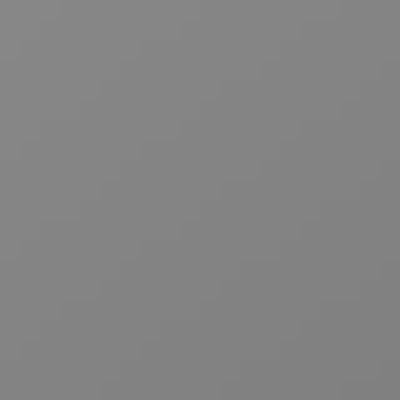
Frame 1 (no input)
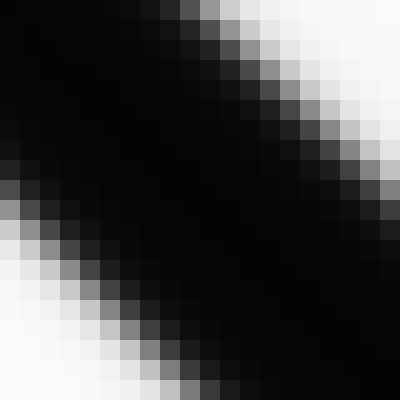
Frame 60 (no input)
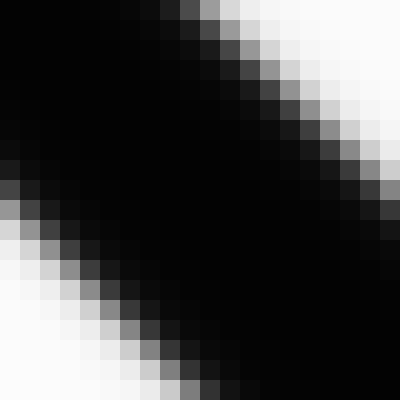
Frame 120 (the mouse pressed at the canvas centre since frame 60)

The p5.js sketch that drew these frames (run headless with seeded random() and noise() and a simulated clock; from frame 60 on, the mouse is pressed at the canvas centre):

// p5.js sketch
// ── sketch.js
let nn;
let training_data = [{
  inputs: [0, 0],
  targets: [0]
}, {
  inputs: [1, 0],
  targets: [1]
}, {
  inputs: [0, 1],
  targets: [1]
}, {
  inputs: [1, 1],
  targets: [0]
}];

let lr_slider;

function setup() {
  createCanvas(400, 400);
  nn = new NeuralNetwork(2, 2, 1);
  lr_slider = createSlider(0.01, 0.1, 0.05, 0.01);

}

function draw() {
  background(0);

  nn.learning_rate = lr_slider.value();

  for (let i = 0; i < 5000; i++) {
    let data = random(training_data);
    nn.train(data.inputs, data.targets);
  }

  let resolution = 20;
  let cols = floor(width / resolution);
  let rows = floor(height / resolution);

  for (let i = 0; i < cols; i++) {
    for (let j = 0; j < rows; j++) {
      let x = i * resolution;
      let y = j * resolution;
      let input_1 = i / (cols - 1);
      let input_2 = j / (rows - 1);
      //console.log([input_1, input_2])
      let output = nn.feedforward([input_1, input_2]);
      let col = output[0] * 255;
      fill(col);
      noStroke();
      rect(x, y, resolution, resolution);
    }
  }



}
// ── matrix.js
// let m = new Matrix(3,2);


class Matrix {
    constructor(rows, cols) {
      this.rows = rows;
      this.cols = cols;
      this.data = [];
  
      for (let i = 0; i < this.rows; i++) {
        this.data[i] = [];
        for (let j = 0; j < this.cols; j++) {
          this.data[i][j] = 0;
        }
      }
    }
  
    static fromArray(arr) {
      let m = new Matrix(arr.length, 1);
      for (let i = 0; i < arr.length; i++) {
        m.data[i][0] = arr[i];
      }
      return m;
    }
  
    static subtract(a, b) {
      // Return a new Matrix a-b
      let result = new Matrix(a.rows, a.cols);
      for (let i = 0; i < result.rows; i++) {
        for (let j = 0; j < result.cols; j++) {
          result.data[i][j] = a.data[i][j] - b.data[i][j];
        }
      }
      return result;
    }
  
    toArray() {
      let arr = [];
      for (let i = 0; i < this.rows; i++) {
        for (let j = 0; j < this.cols; j++) {
          arr.push(this.data[i][j]);
        }
      }
      return arr;
    }
  
    randomize() {
      for (let i = 0; i < this.rows; i++) {
        for (let j = 0; j < this.cols; j++) {
          this.data[i][j] = Math.random() * 2 - 1;
        }
      }
    }
  
    add(n) {
      if (n instanceof Matrix) {
        for (let i = 0; i < this.rows; i++) {
          for (let j = 0; j < this.cols; j++) {
            this.data[i][j] += n.data[i][j];
          }
        }
      } else {
        for (let i = 0; i < this.rows; i++) {
          for (let j = 0; j < this.cols; j++) {
            this.data[i][j] += n;
          }
        }
      }
    }
  
    static transpose(matrix) {
      let result = new Matrix(matrix.cols, matrix.rows);
      for (let i = 0; i < matrix.rows; i++) {
        for (let j = 0; j < matrix.cols; j++) {
          result.data[j][i] = matrix.data[i][j];
        }
      }
      return result;
    }
  
    static multiply(a, b) {
      // Matrix product
      if (a.cols !== b.rows) {
        console.log('Columns of A must match rows of B.')
        return undefined;
      }
      let result = new Matrix(a.rows, b.cols);
      for (let i = 0; i < result.rows; i++) {
        for (let j = 0; j < result.cols; j++) {
          // Dot product of values in col
          let sum = 0;
          for (let k = 0; k < a.cols; k++) {
            sum += a.data[i][k] * b.data[k][j];
          }
          result.data[i][j] = sum;
        }
      }
      return result;
    }
  
    multiply(n) {
      if (n instanceof Matrix) {
        // hadamard product
        for (let i = 0; i < this.rows; i++) {
          for (let j = 0; j < this.cols; j++) {
            this.data[i][j] *= n.data[i][j];
          }
        }
      } else {
        // Scalar product
        for (let i = 0; i < this.rows; i++) {
          for (let j = 0; j < this.cols; j++) {
            this.data[i][j] *= n;
          }
        }
      }
    }
  
    map(func) {
      // Apply a function to every element of matrix
      for (let i = 0; i < this.rows; i++) {
        for (let j = 0; j < this.cols; j++) {
          let val = this.data[i][j];
          this.data[i][j] = func(val);
        }
      }
    }
  
    static map(matrix, func) {
      let result = new Matrix(matrix.rows, matrix.cols);
      // Apply a function to every element of matrix
      for (let i = 0; i < matrix.rows; i++) {
        for (let j = 0; j < matrix.cols; j++) {
          let val = matrix.data[i][j];
          result.data[i][j] = func(val);
        }
      }
      return result;
    }
  
    print() {
      console.table(this.data);
    }
  }
  
  
  if (typeof module !== 'undefined') {
    module.exports = Matrix;
  }
// ── nn.js
// NEXT TO DO
// REDO gradient descent video about
// delta weight formulas, connect to "mathematics of gradient" video
// Implment gradient descent in library / with code
// Talk about different activation function
// XOR coding challenge
// MNIST coding challenge

// Other techniques for learning

function sigmoid(x) {
    return 1 / (1 + Math.exp(-x));
  }
  
  function dsigmoid(y) {
    // return sigmoid(x) * (1 - sigmoid(x));
    return y * (1 - y);
  }
  
  
  class NeuralNetwork {
    constructor(input_nodes, hidden_nodes, output_nodes) {
      this.input_nodes = input_nodes;
      this.hidden_nodes = hidden_nodes;
      this.output_nodes = output_nodes;
  
      this.weights_ih = new Matrix(this.hidden_nodes, this.input_nodes);
      this.weights_ho = new Matrix(this.output_nodes, this.hidden_nodes);
      this.weights_ih.randomize();
      this.weights_ho.randomize();
  
      this.bias_h = new Matrix(this.hidden_nodes, 1);
      this.bias_o = new Matrix(this.output_nodes, 1);
      this.bias_h.randomize();
      this.bias_o.randomize();
      this.learning_rate = 0.1;
    }
  
    feedforward(input_array) {
  
      // Generating the Hidden Outputs
      let inputs = Matrix.fromArray(input_array);
      let hidden = Matrix.multiply(this.weights_ih, inputs);
      hidden.add(this.bias_h);
      // activation function!
      hidden.map(sigmoid);
  
      // Generating the output's output!
      let output = Matrix.multiply(this.weights_ho, hidden);
      output.add(this.bias_o);
      output.map(sigmoid);
  
      // Sending back to the caller!
      return output.toArray();
    }
  
    train(input_array, target_array) {
      // Generating the Hidden Outputs
      let inputs = Matrix.fromArray(input_array);
      let hidden = Matrix.multiply(this.weights_ih, inputs);
      hidden.add(this.bias_h);
      // activation function!
      hidden.map(sigmoid);
  
      // Generating the output's output!
      let outputs = Matrix.multiply(this.weights_ho, hidden);
      outputs.add(this.bias_o);
      outputs.map(sigmoid);
  
      // Convert array to matrix object
      let targets = Matrix.fromArray(target_array);
  
      // Calculate the error
      // ERROR = TARGETS - OUTPUTS
      let output_errors = Matrix.subtract(targets, outputs);
  
      // let gradient = outputs * (1 - outputs);
      // Calculate gradient
      let gradients = Matrix.map(outputs, dsigmoid);
      gradients.multiply(output_errors);
      gradients.multiply(this.learning_rate);
  
  
      // Calculate deltas
      let hidden_T = Matrix.transpose(hidden);
      let weight_ho_deltas = Matrix.multiply(gradients, hidden_T);
  
      // Adjust the weights by deltas
      this.weights_ho.add(weight_ho_deltas);
      // Adjust the bias by its deltas (which is just the gradients)
      this.bias_o.add(gradients);
  
      // Calculate the hidden layer errors
      let who_t = Matrix.transpose(this.weights_ho);
      let hidden_errors = Matrix.multiply(who_t, output_errors);
  
      // Calculate hidden gradient
      let hidden_gradient = Matrix.map(hidden, dsigmoid);
      hidden_gradient.multiply(hidden_errors);
      hidden_gradient.multiply(this.learning_rate);
  
      // Calcuate input->hidden deltas
      let inputs_T = Matrix.transpose(inputs);
      let weight_ih_deltas = Matrix.multiply(hidden_gradient, inputs_T);
  
      this.weights_ih.add(weight_ih_deltas);
      // Adjust the bias by its deltas (which is just the gradients)
      this.bias_h.add(hidden_gradient);
  
      // outputs.print();
      // targets.print();
      // error.print();
    }
  
  }
